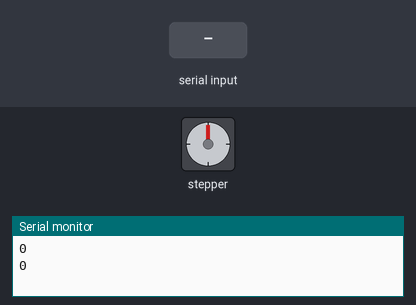
Bench run of a sketch on a simulated Arduino Uno, built with avr-gcc and run on an emulated ATmega328P. Shown: stepper motor, the last lines printed to the serial monitor. Wiring (inferred from the names in the program): stepper motor driver (1300 steps per turn assumed): step pin 3; direction pin 2. The test bench sets the inputs (shaded band).

Above: at 1.2 s.
1.3 s: "1\n" received over Serial
At 2.2 s:
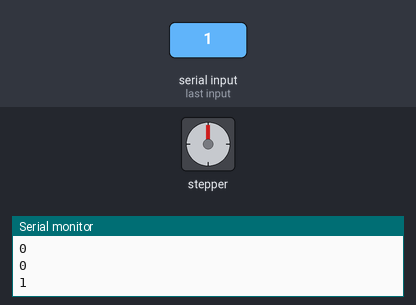
4.3 s: "2\n" received over Serial
7.3 s: "1\n" received over Serial
10.3 s: "2\n" received over Serial
Timing chart, 0 to 16.9 s (numbered marks = the images above; inputs shaded):
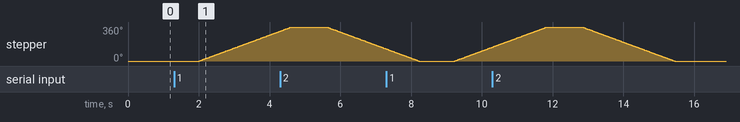

The sketch:

tb6560_test.ino
```cpp
/* Example sketch to control a stepper motor with TB6560 stepper motor driver and Arduino without a library. More info: https://www.makerguides.com */
int direction = 0;

// Define stepper motor connections and steps per revolution:
#define dirPin 2
#define stepPin 3
#define stepsPerRevolution 1300
//#define stepsPerRevolution 1600

void setup() {
  Serial.begin(9600);
  // Declare pins as output:
  pinMode(stepPin, OUTPUT);
  pinMode(dirPin, OUTPUT);
}

void loop() {
  //  // Set the spinning direction clockwise:
  //  digitalWrite(dirPin, HIGH);
  //
  //  // Spin the stepper motor 1 revolution slowly:
  //  for (int i = 0; i < stepsPerRevolution; i++) {
  //    // These four lines result in 1 step:
  //    digitalWrite(stepPin, HIGH);
  //    delayMicroseconds(2000);
  //    digitalWrite(stepPin, LOW);
  //    delayMicroseconds(2000);
  //  }
  //
  //  delay(1000);
  //
  //  // Set the spinning direction counterclockwise:
  //  digitalWrite(dirPin, LOW);
  //
  //  // Spin the stepper motor 1 revolution quickly:
  //  for (int i = 0; i < stepsPerRevolution; i++) {
  //    // These four lines result in 1 step:
  //    digitalWrite(stepPin, HIGH);
  //    delayMicroseconds(1000);
  //    digitalWrite(stepPin, LOW);
  //    delayMicroseconds(1000);
  //  }
  //
  //  delay(1000);

  if (Serial.available()) {
    direction = Serial.parseInt();
  }

  Serial.println(direction);

  if (direction == 1)
  {
    // Set the spinning direction clockwise:
    digitalWrite(dirPin, HIGH);

    // Spin the stepper motor 5 revolutions fast:
    for (int i = 0; i < 1 * stepsPerRevolution; i++) {
      // These four lines result in 1 step:
      digitalWrite(stepPin, HIGH);
      delayMicroseconds(1000);
      digitalWrite(stepPin, LOW);
      delayMicroseconds(1000);
    }
    direction = 0;
  }


  else if (direction == 2)
  {
    // Set the spinning direction counterclockwise:
    digitalWrite(dirPin, LOW);

    // Spin the stepper motor 5 revolutions fast:
    for (int i = 0; i < 1 * stepsPerRevolution; i++) {
      // These four lines result in 1 step:
      digitalWrite(stepPin, HIGH);
      delayMicroseconds(1000);
      digitalWrite(stepPin, LOW);
      delayMicroseconds(1000);
    }
    direction = 0;
  }

  delay(1000);
}
```

Measured:
- after the input at 1.3 s, stepper: keeps turning clockwise at about 138°/s, starting after 0.71 s
